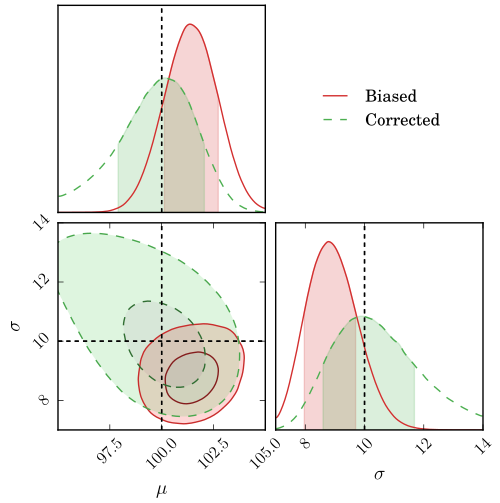

The script that drew this image:
import numpy as np
import emcee
from scipy.stats import norm
from scipy.special import erfc

mu, sigma, alpha = 100, 10, 85
ndim, nwalkers = 2, 10
s2 = np.sqrt(2)
def lnprob(theta, data):
    if theta[1] < 0:
        return -np.inf
    return np.sum(norm.logpdf(data, theta[0], theta[1]))

def lnprob2(theta, data):
    mu, sigma = theta
    if sigma < 0:
        return -np.inf
    if mu < alpha:
        return -np.inf
    return np.sum(norm.logpdf(data, mu, sigma) - np.log(0.5 * erfc((alpha - mu)/(s2 * sigma))))

all_samples, all_sampels_corrected = [], []
for i in range(100):
    np.random.seed(i)
    
    x = np.random.normal(loc=mu, scale=sigma, size=1000)
    mask = x > alpha
    x = x[mask][:100]
    p0 = [[np.random.normal(100,10), np.random.normal(15, 2)] for i in range(nwalkers)]
    
    sampler = emcee.EnsembleSampler(nwalkers, ndim, lnprob, args=[x])
    sampler.run_mcmc(p0, 2000)
    
    sampler2 = emcee.EnsembleSampler(nwalkers, ndim, lnprob2, args=[x])
    sampler2.run_mcmc(p0, 2000)
    
    all_samples.append(sampler.chain[:, 100:, :].reshape((-1, ndim)))
    all_sampels_corrected.append(sampler2.chain[:, 100:, :].reshape((-1, ndim)))


all_samples = np.vstack(all_samples)
all_sampels_corrected = np.vstack(all_sampels_corrected)

from chainconsumer import ChainConsumer
c = ChainConsumer()
c.add_chain(all_samples, parameters=[r"$\mu$", r"$\sigma$"], name="Biased")
c.add_chain(all_sampels_corrected, parameters=[r"$\mu$", r"$\sigma$"], name="Corrected")
c.configure(flip=False, sigmas=[0,1,2], colors=["#D32F2F", "#4CAF50"], linestyles=["-", "--"], shade_alpha=0.2)
c.plot(filename="imperfect.pdf", figsize="column", truth=[100,10], extents=[[95, 105],[7,14]])
